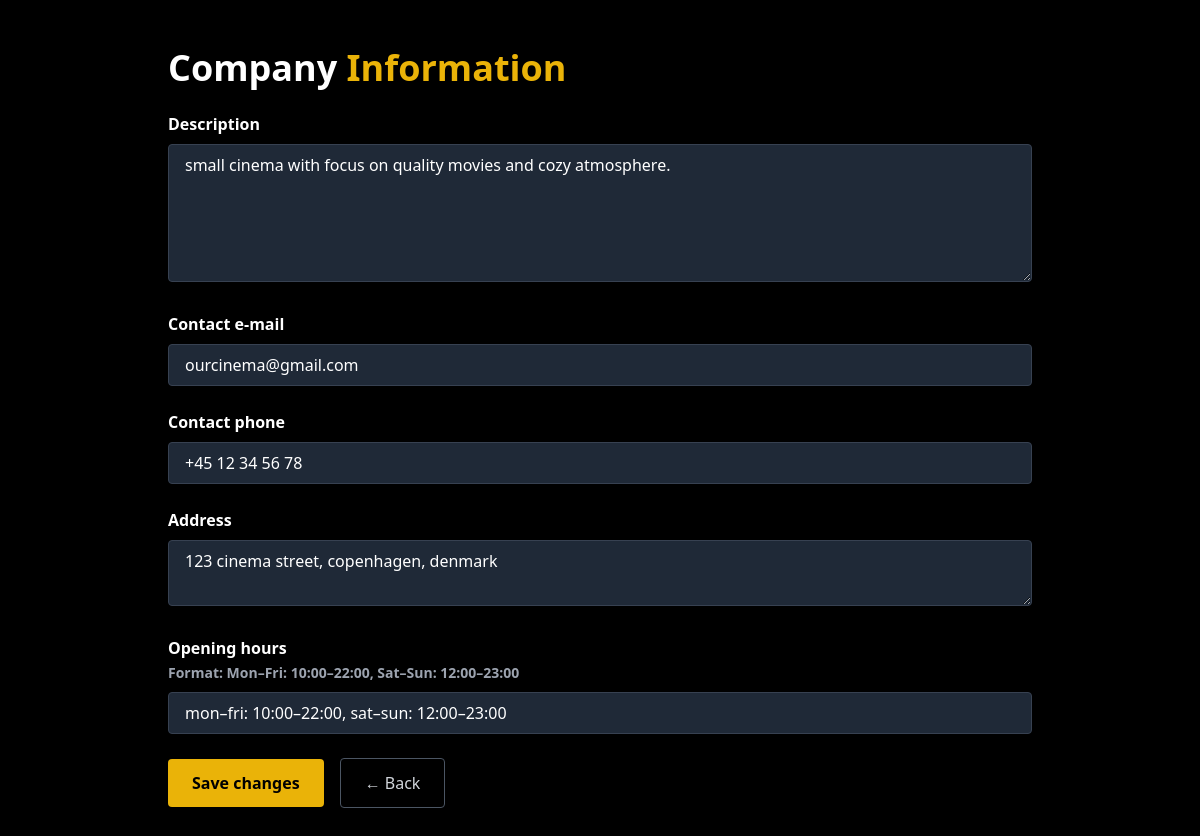
/cinemaProject-main/admin/company/info.php (signed in), run on the app's committed database.
### tables this page shows
create table companyinfo (
    info_id int auto_increment primary key,
    about text not null,
    contact_email varchar(200) not null,
    contact_number varchar(50),
    opening_hours text not null,
    address varchar(255),
    hero_movie_id int
);

### cinemaProject-main/admin/company/info.php (the view, shortened to what this page needs)
<?php
$pdo = require_once __DIR__ . '/../../config/dbcon.php';
$info = $pdo->query("SELECT * FROM CompanyInfo LIMIT 1")->fetch();
?>
<!DOCTYPE html>
<html lang="en">
<head>
    <script src="https://cdn.tailwindcss.com"></script>
</head>
<body class="bg-black text-white">
<div class="container mx-auto px-4 py-12 max-w-4xl">
    <h1 class="text-4xl font-bold mb-6">Company <span class="text-yellow-500">Information</span></h1>
    <form method="post" class="space-y-6">
        <div>
            <label class="block mb-2 font-semibold">Description</label>
            <textarea name="about" rows="5" required class="w-full px-4 py-2 bg-gray-800 border border-gray-700 rounded text-white"><?= htmlspecialchars($info['about']) ?></textarea>
        </div>
        <div>
            <label class="block mb-2 font-semibold">Contact e-mail</label>
            <input type="email" name="email" required value="<?= htmlspecialchars($info['contact_email']) ?>" class="w-full px-4 py-2 bg-gray-800 border border-gray-700 rounded text-white">
        </div>
        <div>
            <label class="block mb-2 font-semibold">Contact phone</label>
            <input type="text" name="phone" value="<?= htmlspecialchars($info['contact_number']) ?>" class="w-full px-4 py-2 bg-gray-800 border border-gray-700 rounded text-white">
        </div>
        <div>
            <label class="block mb-2 font-semibold">Address</label>
            <textarea name="address" rows="2" required class="w-full px-4 py-2 bg-gray-800 border border-gray-700 rounded text-white"><?= htmlspecialchars($info['address']) ?></textarea>
        </div>
        <div>
            <label class="block mb-2 font-semibold">Opening hours<br><span class="text-sm text-gray-400">Format: Mon–Fri: 10:00–22:00, Sat–Sun: 12:00–23:00</span></label>
            <input type="text" name="hours" required value="<?= htmlspecialchars($info['opening_hours']) ?>" class="w-full px-4 py-2 bg-gray-800 border border-gray-700 rounded text-white">
        </div>
        <div class="flex items-center gap-4">
            <button class="bg-yellow-500 text-black px-6 py-3 rounded font-bold hover:bg-yellow-600">Save changes</button>
            <a href="../index.php" class="border border-gray-600 text-gray-300 px-6 py-3 rounded hover:bg-gray-800">← Back</a>
        </div>
    </form>
</div>
</body>
</html>

### data on the page
companyinfo: about "small cinema with focus on quality movies and cozy atmosphere.", email "ourcinema@gmail.com", phone "+45 12 34 56 78", address "123 cinema street, copenhagen, denmark", hours "mon–fri: 10:00–22:00, sat–sun: 12:00–23:00"
